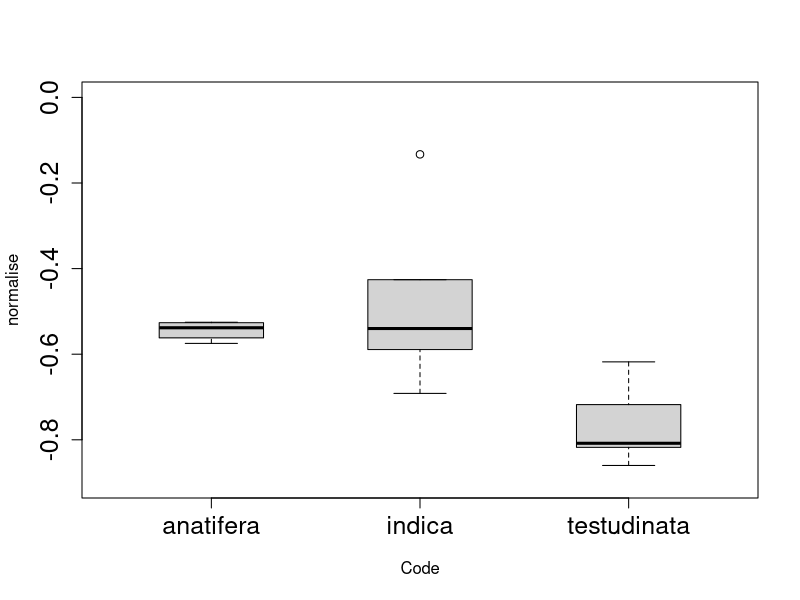
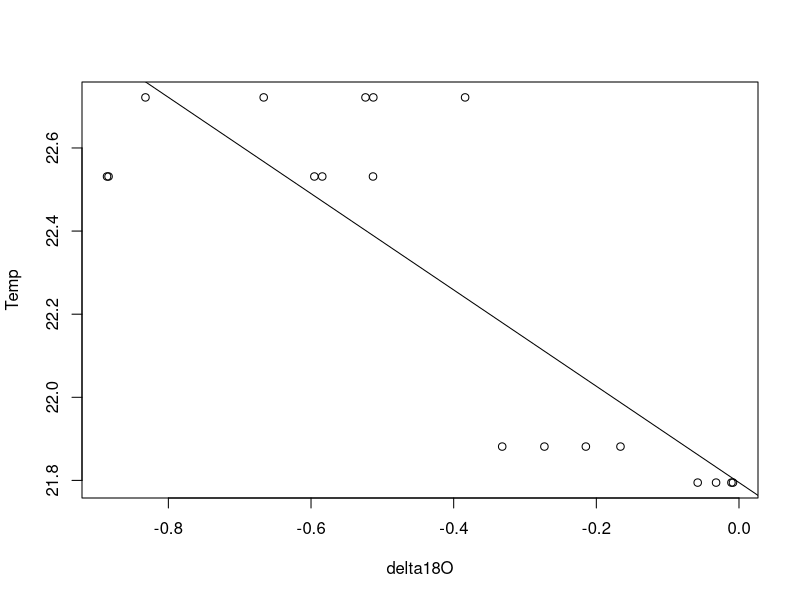
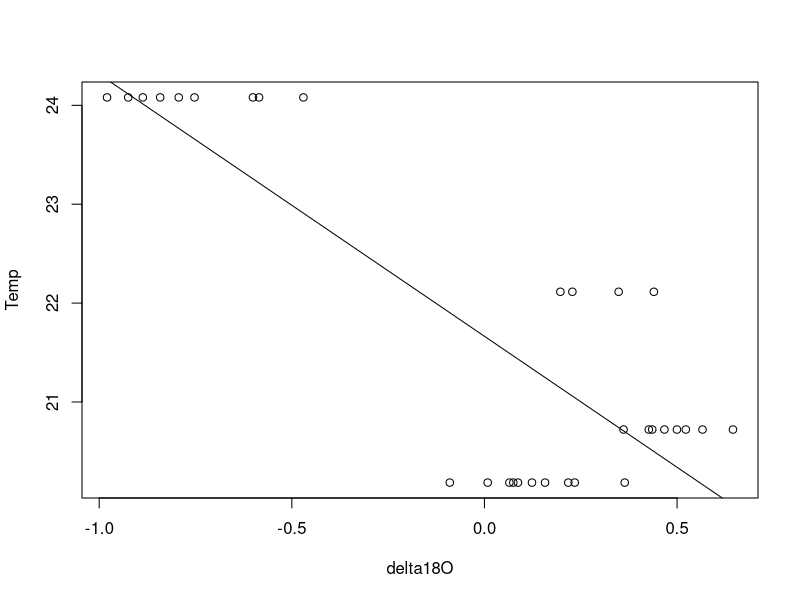

Here is the R script that generated these plots, in order:
#hypothesis one (species)
hone <- read.csv(file = "Dataset 8 - delta18O hypothesis one.csv", header = TRUE)
model1.aov <- aov(normalise ~ Code, data = hone)
summary(model1.aov)
TukeyHSD(model1.aov)
boxplot(normalise ~ Code, data = hone, ylim=c(-0.9,0),cex.axis=1.5, boxwex = 0.5)


#hypothesis two (time)
htwo <- read.csv(file = "Dataset 9 - delta18O hypothesis two.csv", header = TRUE)
model.lm <- lm(Temp ~ delta18O, data = htwo)
summary(model.lm)
plot (Temp ~ delta18O, data = htwo)
abline(model.lm)


#hypothesis three (latitude)
hthree <- read.csv(file = "Dataset 10 - delta18O hypothesis three.csv", header = TRUE)
model3.lm <- lm(Temp ~ delta18O, data = hthree)
summary(model3.lm)
plot(Temp ~ delta18O, data = hthree)
abline(model3.lm)

#note that all figures were edited in external software to improve aesthetics